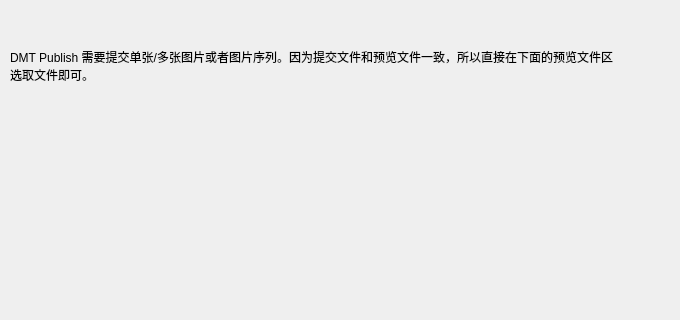
<?xml version="1.0" encoding="UTF-8"?>
<ui version="4.0">
 <class>Form</class>
 <widget class="QWidget" name="Form">
  <property name="geometry">
   <rect>
    <x>0</x>
    <y>0</y>
    <width>680</width>
    <height>320</height>
   </rect>
  </property>
  <property name="windowTitle">
   <string>Form</string>
  </property>
  <widget class="QLabel" name="label">
   <property name="geometry">
    <rect>
     <x>10</x>
     <y>30</y>
     <width>661</width>
     <height>71</height>
    </rect>
   </property>
   <property name="text">
    <string>DMT Publish 需要提交单张/多张图片或者图片序列。因为提交文件和预览文件一致，所以直接在下面的预览文件区
选取文件即可。</string>
   </property>
  </widget>
 </widget>
 <resources/>
 <connections/>
</ui>
